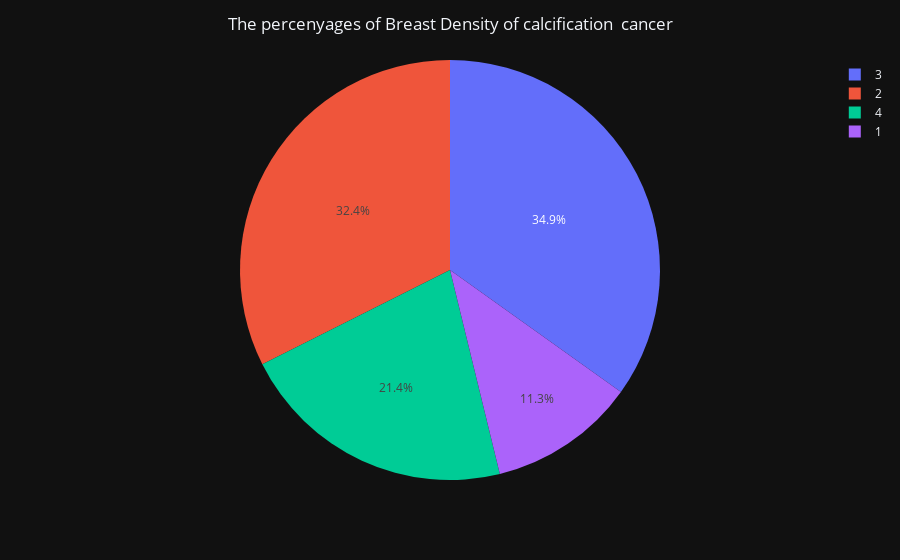

This figure's notebook cell:
### Code cell
bar_5 =px.pie(data_frame=I, names= 'Breast density', values='counts', color = 'Breast density')
bar_5.update_layout(title_text='The percenyages of Breast Density of calcification  cancer', title_x=0.5)
bar_5.show()

### Figure 1 — Plotly figure (JSON) as saved in the notebook; plotly's stock layout.template omitted (floating-point values rounded to 4 significant figures)
{"data": [{"customdata": [[3], [2], [4], [1]], "domain": {"x": [0.0, 1.0], "y": [0.0, 1.0]}, "hovertemplate": "Breast density=%{customdata[0]}<br>counts=%{value}<extra></extra>", "labels": [3, 2, 4, 1], "legendgroup": "", "marker": {"colors": ["#636efa", "#EF553B", "#00cc96", "#ab63fa"]}, "name": "", "showlegend": true, "values": [539, 501, 331, 175], "type": "pie"}], "layout": {"legend": {"tracegroupgap": 0}, "margin": {"t": 60}, "title": {"text": "The percenyages of Breast Density of calcification  cancer", "x": 0.5}}}
